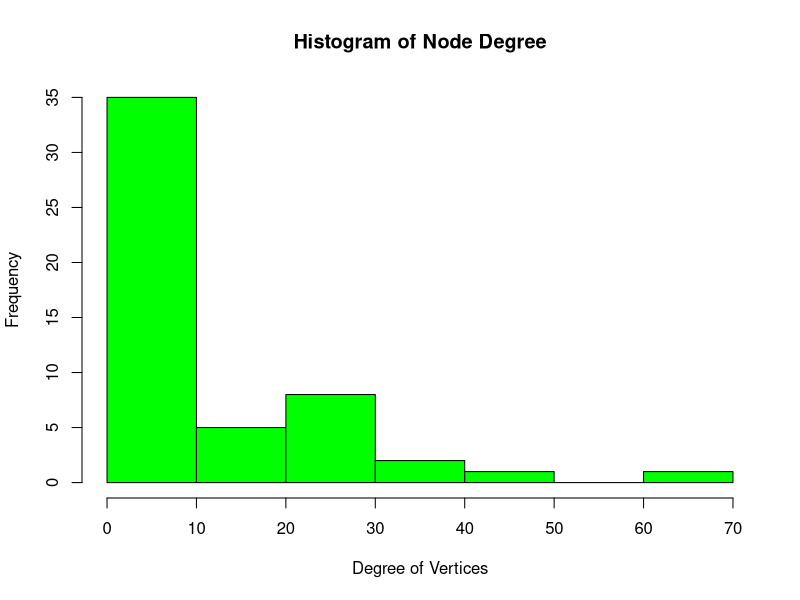
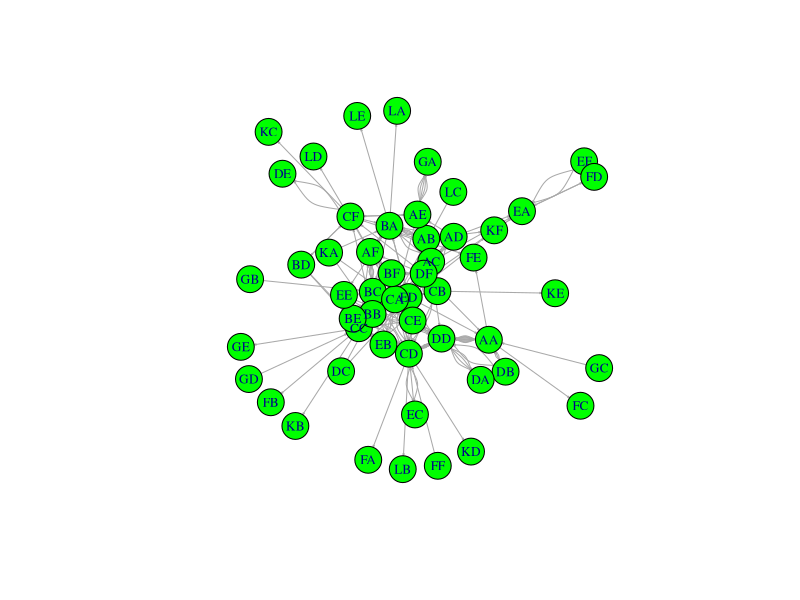
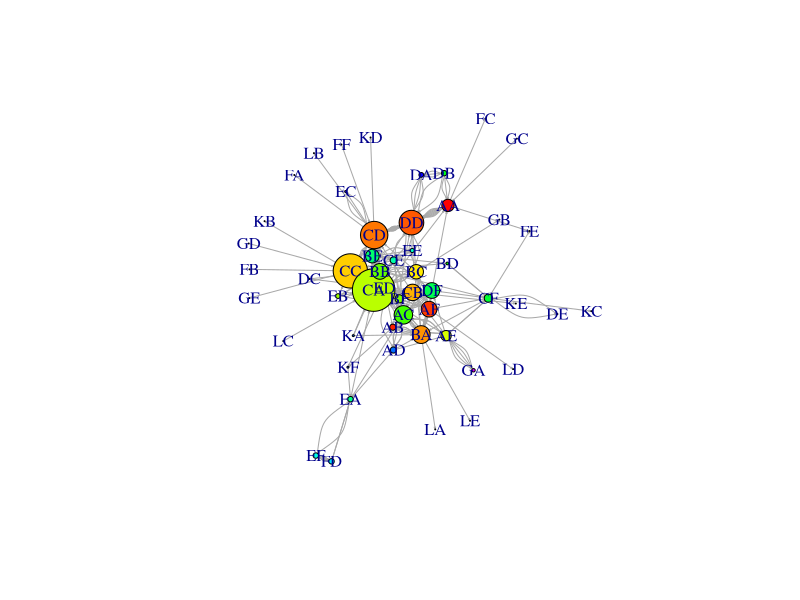

Write R code to recreate these figures, in order.
#''''''''''''''''''''''''''''''''''''''''''''''''''''''''''''''''
#'
#' igraph Social Network Analysis Tutorial
#' @author Cooper Kimball-Rhines
#' 
#' Following this guide: https://finnstats.com/2021/04/22/social-network-analysis-in-r/
#' Data downloaded from: https://github.com/finnstats/finnstats
#''''''''''''''''''''''''''''''''''''''''''''''''''''''''''''''''

#### Libraries and Data ####
#install.packages("igraph")
#?igraph
library(igraph)
library(tidyverse)

#Load data
SNAdata <- read.csv("Data/igraphTutorial.csv", header=T)
summary(SNAdata)
head(SNAdata)

#Select columns that we're interested in
SNAtut <- SNAdata |>
  select(first, second)

#### Network Construction ####
#Construct network with igraph
net <- graph.data.frame(SNAtut, directed = T)
V(net) #Show at network vertices
E(net) #Show network edges

#Assign labels to networks and vertices
V(net)$label <- V(net)$name
V(net)$degree <- degree(net)

#Illustrate node degrees (with a weird non-ggplot method)
hist(V(net)$degree,
     col = 'green',
     main = 'Histogram of Node Degree',
     ylab = 'Frequency',
     xlab = 'Degree of Vertices')
#The histogram shows the frequency of nodes by number of vertices

#Graph Network Diagram (again not using ggplot)
set.seed(111)
plot(net,
     vertex.color = 'green',
     vertext.size = 2,
     edge.arrow.size = 0.1,
     vertex.label.cex = 0.8)

#Highlight degrees and layouts of the nodes (larger circle = more connected)
plot(net,
     vertex.color = rainbow(52),
     vertex.size = V(net)$degree*0.4,
     edge.arrow.size = 0.1,
     layout = layout.fruchterman.reingold)
